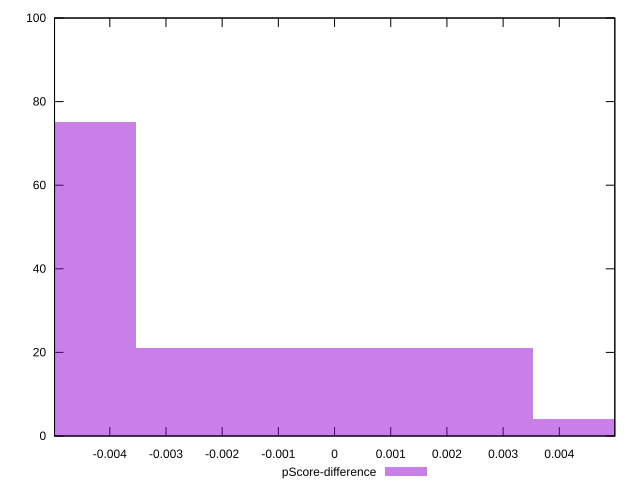

The script that saved this image:
reset

$pScoreDifference <<EOF
0 21
0.007056046350853922 4
-0.007056046350853922 75
EOF

set key outside below
set boxwidth 0.007056046350853922
set xrange [-0.004983571585461144:0.0049881072064967835]
set yrange [0:100]
set trange [0:100]
set style fill transparent solid 0.5 noborder
set terminal svg size 640, 490 enhanced background rgb 'white'
set output "report_00019_2021-02-10T18-14-37.922Z//speed-index/samples/pages+cached+noadtech/pScore-difference/histogram.svg"

plot $pScoreDifference title "pScore-difference" with boxes

reset
